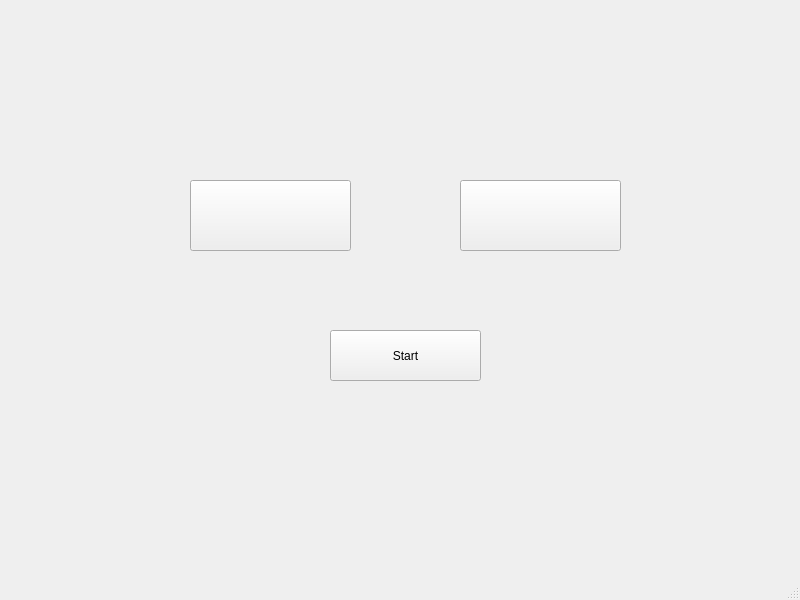
<?xml version="1.0" encoding="UTF-8"?>
<ui version="4.0">
 <class>MainWindow</class>
 <widget class="QMainWindow" name="MainWindow">
  <property name="geometry">
   <rect>
    <x>0</x>
    <y>0</y>
    <width>800</width>
    <height>600</height>
   </rect>
  </property>
  <property name="windowTitle">
   <string>Simon</string>
  </property>
  <widget class="QWidget" name="centralwidget">
   <widget class="QPushButton" name="redButton">
    <property name="geometry">
     <rect>
      <x>190</x>
      <y>180</y>
      <width>161</width>
      <height>71</height>
     </rect>
    </property>
    <property name="text">
     <string/>
    </property>
   </widget>
   <widget class="QPushButton" name="blueButton">
    <property name="geometry">
     <rect>
      <x>460</x>
      <y>180</y>
      <width>161</width>
      <height>71</height>
     </rect>
    </property>
    <property name="text">
     <string/>
    </property>
   </widget>
   <widget class="QPushButton" name="startButton">
    <property name="geometry">
     <rect>
      <x>330</x>
      <y>330</y>
      <width>151</width>
      <height>51</height>
     </rect>
    </property>
    <property name="text">
     <string>Start</string>
    </property>
   </widget>
  </widget>
  <widget class="QMenuBar" name="menubar">
   <property name="geometry">
    <rect>
     <x>0</x>
     <y>0</y>
     <width>800</width>
     <height>21</height>
    </rect>
   </property>
  </widget>
  <widget class="QStatusBar" name="statusbar"/>
 </widget>
 <resources/>
 <connections/>
</ui>
